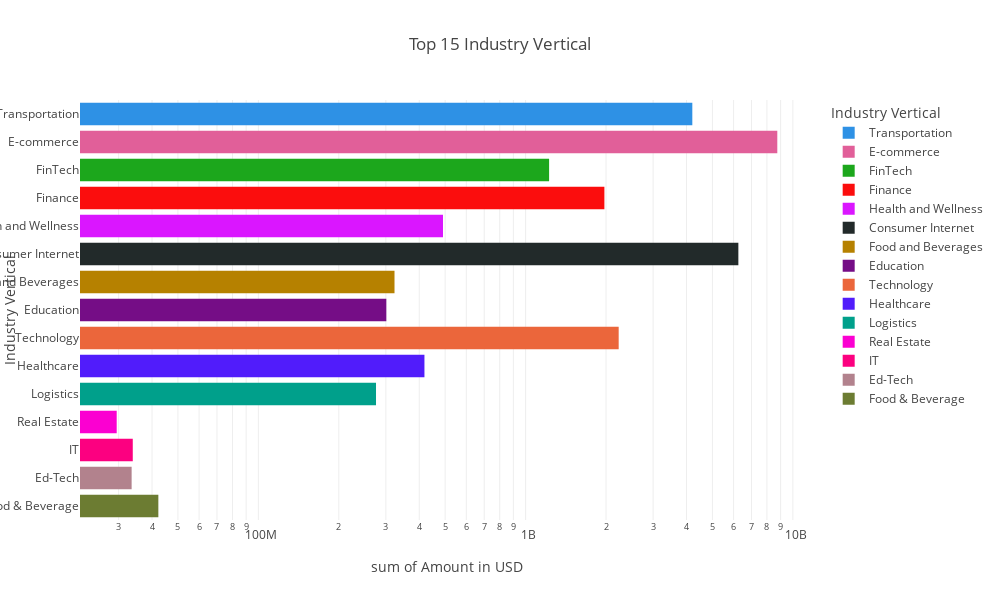

Here is the notebook cell this chart was saved with:
### Code cell
df_top_industry_vertical.sort_values(by='Amount in USD', ascending=False, inplace=True)
fig = px.histogram(df_top_industry_vertical,
                    x="Amount in USD", y="Industry Vertical", color="Industry Vertical", hover_name="Startup Name", log_x=True,width=1000, height=600,
                title="Top 15 Industry Vertical", labels={"Amount in USD": "Amount in USD", "Industry Vertical": "Industry Vertical"}, template='ygridoff',
                color_discrete_sequence=px.colors.qualitative.Dark24, nbins=100, )
fig.show()

### Figure 1 — Plotly figure (JSON) as saved in the notebook; plotly's stock layout.template omitted (floating-point values rounded to 4 significant figures; data arrays with more than 128 entries replaced by an {"elided": "..."} marker saying what was removed)
{"data": [{"alignmentgroup": "True", "bingroup": "y", "histfunc": "sum", "hovertemplate": "Industry Vertical=%{y}<br>sum of Amount in USD=%{x}<extra></extra>", "legendgroup": "Transportation", "marker": {"color": "#2E91E5", "pattern": {"shape": ""}}, "name": "Transportation", "nbinsy": 100, "offsetgroup": "Transportation", "orientation": "h", "showlegend": true, "type": "histogram", "x": [3900000000, 283000000, 8048394, 5600000, 5000000, 3584000, 300000], "xaxis": "x", "y": ["Transportation", "Transportation", "Transportation", "Transportation", "Transportation", "Transportation", "Transportation"], "yaxis": "y"}, {"alignmentgroup": "True", "bingroup": "y", "histfunc": "sum", "hovertemplate": "Industry Vertical=%{y}<br>sum of Amount in USD=%{x}<extra></extra>", "legendgroup": "E-commerce", "marker": {"color": "#E15F99", "pattern": {"shape": ""}}, "name": "E-commerce", "nbinsy": 100, "offsetgroup": "E-commerce", "orientation": "h", "showlegend": true, "type": "histogram", "x": {"elided": "300 int values"}, "xaxis": "x", "y": {"elided": "300 str values"}, "yaxis": "y"}, {"alignmentgroup": "True", "bingroup": "y", "histfunc": "sum", "hovertemplate": "Industry Vertical=%{y}<br>sum of Amount in USD=%{x}<extra></extra>", "legendgroup": "FinTech", "marker": {"color": "#1CA71C", "pattern": {"shape": ""}}, "name": "FinTech", "nbinsy": 100, "offsetgroup": "FinTech", "orientation": "h", "showlegend": true, "type": "histogram", "x": [1000000000, 110000000, 52000000, 17411265, 15500000, 15000000, 4500000, 3500000, 3300000, 3000000], "xaxis": "x", "y": ["FinTech", "FinTech", "FinTech", "FinTech", "FinTech", "FinTech", "FinTech", "FinTech", "FinTech", "FinTech"], "yaxis": "y"}, {"alignmentgroup": "True", "bingroup": "y", "histfunc": "sum", "hovertemplate": "Industry Vertical=%{y}<br>sum of Amount in USD=%{x}<extra></extra>", "legendgroup": "Finance", "marker": {"color": "#FB0D0D", "pattern": {"shape": ""}}, "name": "Finance", "nbinsy": 100, "offsetgroup": "Finance", "orientation": "h", "showlegend": true, "type": "histogram", "x": [600000000, 270000000, 200000000, 140000000, 87000000, 75000000, 55000000, 47000000, 45000000, 42000000, 32000000, 29000000, 25000000, 23500000, 23000000, 22000000, 21500000, 19500000, 19000000, 17000000, 16000000, 15700000, 15000000, 14800000, 10000000, 10000000, 9000000, 8000000, 6240000, 6000000, 6000000, 5900000, 5000000, 5000000, 5000000, 4700000, 4700000, 4600000, 4000000, 3800000, 3500000, 3000000, 2000000, 2000000, 2000000, 1000000, 1000000, 1000000, 978000, 570000, 500000, 500000, 450000, 450000, 250000, 150000, 150000, null, null, null, null, null], "xaxis": "x", "y": ["Finance", "Finance", "Finance", "Finance", "Finance", "Finance", "Finance", "Finance", "Finance", "Finance", "Finance", "Finance", "Finance", "Finance", "Finance", "Finance", "Finance", "Finance", "Finance", "Finance", "Finance", "Finance", "Finance", "Finance", "Finance", "Finance", "Finance", "Finance", "Finance", "Finance", "Finance", "Finance", "Finance", "Finance", "Finance", "Finance", "Finance", "Finance", "Finance", "Finance", "Finance", "Finance", "Finance", "Finance", "Finance", "Finance", "Finance", "Finance", "Finance", "Finance", "Finance", "Finance", "Finance", "Finance", "Finance", "Finance", "Finance", "Finance", "Finance", "Finance", "Finance", "Finance"], "yaxis": "y"}, {"alignmentgroup": "True", "bingroup": "y", "histfunc": "sum", "hovertemplate": "Industry Vertical=%{y}<br>sum of Amount in USD=%{x}<extra></extra>", "legendgroup": "Health and Wellness", "marker": {"color": "#DA16FF", "pattern": {"shape": ""}}, "name": "Health and Wellness", "nbinsy": 100, "offsetgroup": "Health and Wellness", "orientation": "h", "showlegend": true, "type": "histogram", "x": [450000000, 22000000, 12000000, 6000000, 486000, 200000], "xaxis": "x", "y": ["Health and Wellness", "Health and Wellness", "Health and Wellness", "Health and Wellness", "Health and Wellness", "Health and Wellness"], "yaxis": "y"}, {"alignmentgroup": "True", "bingroup": "y", "histfunc": "sum", "hovertemplate": "Industry Vertical=%{y}<br>sum of Amount in USD=%{x}<extra></extra>", "legendgroup": "Consumer Internet", "marker": {"color": "#222A2A", "pattern": {"shape": ""}}, "name": "Consumer Internet", "nbinsy": 100, "offsetgroup": "Consumer Internet", "orientation": "h", "showlegend": true, "type": "histogram", "x": {"elided": "941 int values"}, "xaxis": "x", "y": {"elided": "941 str values"}, "yaxis": "y"}, {"alignmentgroup": "True", "bingroup": "y", "histfunc": "sum", "hovertemplate": "Industry Vertical=%{y}<br>sum of Amount in USD=%{x}<extra></extra>", "legendgroup": "Food and Beverages", "marker": {"color": "#B68100", "pattern": {"shape": ""}}, "name": "Food and Beverages", "nbinsy": 100, "offsetgroup": "Food and Beverages", "orientation": "h", "showlegend": true, "type": "histogram", "x": [200000000, 100000000, 10000000, 6590000, 5600000, 500000, 311200, 138995, null], "xaxis": "x", "y": ["Food and Beverages", "Food and Beverages", "Food and Beverages", "Food and Beverages", "Food and Beverages", "Food and Beverages", "Food and Beverages", "Food and Beverages", "Food and Beverages"], "yaxis": "y"}, {"alignmentgroup": "True", "bingroup": "y", "histfunc": "sum", "hovertemplate": "Industry Vertical=%{y}<br>sum of Amount in USD=%{x}<extra></extra>", "legendgroup": "Education", "marker": {"color": "#750D86", "pattern": {"shape": ""}}, "name": "Education", "nbinsy": 100, "offsetgroup": "Education", "orientation": "h", "showlegend": true, "type": "histogram", "x": [200000000, 50000000, 10000000, 8600000, 8200000, 6000000, 5000000, 4000000, 3000000, 1500000, 1000000, 1000000, 900000, 750000, 670000, 278000, 100000, 100000, 45000, null, null, null, null, null], "xaxis": "x", "y": ["Education", "Education", "Education", "Education", "Education", "Education", "Education", "Education", "Education", "Education", "Education", "Education", "Education", "Education", "Education", "Education", "Education", "Education", "Education", "Education", "Education", "Education", "Education", "Education"], "yaxis": "y"}, {"alignmentgroup": "True", "bingroup": "y", "histfunc": "sum", "hovertemplate": "Industry Vertical=%{y}<br>sum of Amount in USD=%{x}<extra></extra>", "legendgroup": "Technology", "marker": {"color": "#EB663B", "pattern": {"shape": ""}}, "name": "Technology", "nbinsy": 100, "offsetgroup": "Technology", "orientation": "h", "showlegend": true, "type": "histogram", "x": {"elided": "478 int values"}, "xaxis": "x", "y": {"elided": "478 str values"}, "yaxis": "y"}, {"alignmentgroup": "True", "bingroup": "y", "histfunc": "sum", "hovertemplate": "Industry Vertical=%{y}<br>sum of Amount in USD=%{x}<extra></extra>", "legendgroup": "Healthcare", "marker": {"color": "#511CFB", "pattern": {"shape": ""}}, "name": "Healthcare", "nbinsy": 100, "offsetgroup": "Healthcare", "orientation": "h", "showlegend": true, "type": "histogram", "x": [100000000, 40000000, 37000000, 26000000, 21000000, 21000000, 21000000, 19500000, 19000000, 15800000, 12000000, 10000000, 10000000, 7400000, 6000000, 5000000, 5000000, 4200000, 4000000, 4000000, 4000000, 3100000, 3000000, 2100000, 2100000, 2000000, 1900000, 1500000, 1500000, 1350000, 1000000, 1000000, 1000000, 1000000, 750000, 500000, 500000, 443000, 400000, 300000, 200000, 200000, 175000, 150000, 150000, null, null, null, null, null, null, null, null, null, null, null, null, null, null, null, null, null, null, null, null, null, null, null, null, null, null], "xaxis": "x", "y": ["Healthcare", "Healthcare", "Healthcare", "Healthcare", "Healthcare", "Healthcare", "Healthcare", "Healthcare", "Healthcare", "Healthcare", "Healthcare", "Healthcare", "Healthcare", "Healthcare", "Healthcare", "Healthcare", "Healthcare", "Healthcare", "Healthcare", "Healthcare", "Healthcare", "Healthcare", "Healthcare", "Healthcare", "Healthcare", "Healthcare", "Healthcare", "Healthcare", "Healthcare", "Healthcare", "Healthcare", "Healthcare", "Healthcare", "Healthcare", "Healthcare", "Healthcare", "Healthcare", "Healthcare", "Healthcare", "Healthcare", "Healthcare", "Healthcare", "Healthcare", "Healthcare", "Healthcare", "Healthcare", "Healthcare", "Healthcare", "Healthcare", "Healthcare", "Healthcare", "Healthcare", "Healthcare", "Healthcare", "Healthcare", "Healthcare", "Healthcare", "Healthcare", "Healthcare", "Healthcare", "Healthcare", "Healthcare", "Healthcare", "Healthcare", "Healthcare", "Healthcare", "Healthcare", "Healthcare", "Healthcare", "Healthcare", "Healthcare"], "yaxis": "y"}, {"alignmentgroup": "True", "bingroup": "y", "histfunc": "sum", "hovertemplate": "Industry Vertical=%{y}<br>sum of Amount in USD=%{x}<extra></extra>", "legendgroup": "Logistics", "marker": {"color": "#00A08B", "pattern": {"shape": ""}}, "name": "Logistics", "nbinsy": 100, "offsetgroup": "Logistics", "orientation": "h", "showlegend": true, "type": "histogram", "x": [70000000, 30000000, 30000000, 15000000, 14900000, 14680000, 13000000, 12000000, 11000000, 10000000, 10000000, 9000000, 7700000, 6000000, 5500000, 4500000, 3100000, 2200000, 2000000, 1100000, 1000000, 1000000, 595000, 500000, 375000, 300000, 75000, null, null, null, null, null, null, null, null, null, null], "xaxis": "x", "y": ["Logistics", "Logistics", "Logistics", "Logistics", "Logistics", "Logistics", "Logistics", "Logistics", "Logistics", "Logistics", "Logistics", "Logistics", "Logistics", "Logistics", "Logistics", "Logistics", "Logistics", "Logistics", "Logistics", "Logistics", "Logistics", "Logistics", "Logistics", "Logistics", "Logistics", "Logistics", "Logistics", "Logistics", "Logistics", "Logistics", "Logistics", "Logistics", "Logistics", "Logistics", "Logistics", "Logistics", "Logistics"], "yaxis": "y"}, {"alignmentgroup": "True", "bingroup": "y", "histfunc": "sum", "hovertemplate": "Industry Vertical=%{y}<br>sum of Amount in USD=%{x}<extra></extra>", "legendgroup": "Real Estate", "marker": {"color": "#FB00D1", "pattern": {"shape": ""}}, "name": "Real Estate", "nbinsy": 100, "offsetgroup": "Real Estate", "orientation": "h", "showlegend": true, "type": "histogram", "x": [23000000, 4000000, 2500000, null, null, null], "xaxis": "x", "y": ["Real Estate", "Real Estate", "Real Estate", "Real Estate", "Real Estate", "Real Estate"], "yaxis": "y"}, {"alignmentgroup": "True", "bingroup": "y", "histfunc": "sum", "hovertemplate": "Industry Vertical=%{y}<br>sum of Amount in USD=%{x}<extra></extra>", "legendgroup": "IT", "marker": {"color": "#FC0080", "pattern": {"shape": ""}}, "name": "IT", "nbinsy": 100, "offsetgroup": "IT", "orientation": "h", "showlegend": true, "type": "histogram", "x": [20000000, 4000000, 3000000, 2500000, 1700000, 1400000, 1100000, 180000], "xaxis": "x", "y": ["IT", "IT", "IT", "IT", "IT", "IT", "IT", "IT"], "yaxis": "y"}, {"alignmentgroup": "True", "bingroup": "y", "histfunc": "sum", "hovertemplate": "Industry Vertical=%{y}<br>sum of Amount in USD=%{x}<extra></extra>", "legendgroup": "Ed-Tech", "marker": {"color": "#B2828D", "pattern": {"shape": ""}}, "name": "Ed-Tech", "nbinsy": 100, "offsetgroup": "Ed-Tech", "orientation": "h", "showlegend": true, "type": "histogram", "x": [13500000, 10000000, 3000000, 3000000, 2000000, 772500, 500000, 300000, 180000, 150000, 100000, 46140, null, null], "xaxis": "x", "y": ["Ed-Tech", "Ed-Tech", "Ed-Tech", "Ed-Tech", "Ed-Tech", "Ed-Tech", "Ed-Tech", "Ed-Tech", "Ed-Tech", "Ed-Tech", "Ed-Tech", "Ed-Tech", "Ed-Tech", "Ed-Tech"], "yaxis": "y"}, {"alignmentgroup": "True", "bingroup": "y", "histfunc": "sum", "hovertemplate": "Industry Vertical=%{y}<br>sum of Amount in USD=%{x}<extra></extra>", "legendgroup": "Food & Beverage", "marker": {"color": "#6C7C32", "pattern": {"shape": ""}}, "name": "Food & Beverage", "nbinsy": 100, "offsetgroup": "Food & Beverage", "orientation": "h", "showlegend": true, "type": "histogram", "x": [11100000, 6300000, 6000000, 6000000, 2700000, 2000000, 2000000, 1500000, 1000000, 1000000, 1000000, 550000, 500000, 368000, 218000, null, null, null, null, null, null, null, null], "xaxis": "x", "y": ["Food & Beverage", "Food & Beverage", "Food & Beverage", "Food & Beverage", "Food & Beverage", "Food & Beverage", "Food & Beverage", "Food & Beverage", "Food & Beverage", "Food & Beverage", "Food & Beverage", "Food & Beverage", "Food & Beverage", "Food & Beverage", "Food & Beverage", "Food & Beverage", "Food & Beverage", "Food & Beverage", "Food & Beverage", "Food & Beverage", "Food & Beverage", "Food & Beverage", "Food & Beverage"], "yaxis": "y"}], "layout": {"barmode": "relative", "height": 600, "legend": {"title": {"text": "Industry Vertical"}, "tracegroupgap": 0}, "title": {"text": "Top 15 Industry Vertical"}, "width": 1000, "xaxis": {"anchor": "y", "domain": [0, 1], "title": {"text": "sum of Amount in USD"}, "type": "log"}, "yaxis": {"anchor": "x", "categoryarray": ["Food & Beverage", "Ed-Tech", "IT", "Real Estate", "Logistics", "Healthcare", "Technology", "Education", "Food and Beverages", "Consumer Internet", "Health and Wellness", "Finance", "FinTech", "E-commerce", "Transportation"], "categoryorder": "array", "domain": [0, 1], "title": {"text": "Industry Vertical"}}}}
